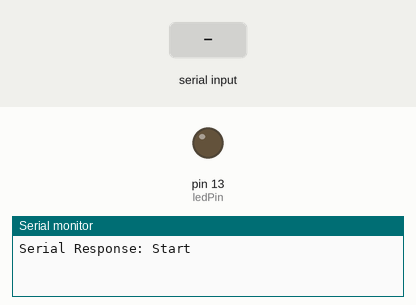
Simulated run of this sketch. Board: Arduino Uno, built with avr-gcc and run on an emulated ATmega328P. Shown: output pins drawn as LEDs (lit = HIGH), the last lines printed to the serial monitor. The inputs (shaded band) are chosen by the test bench.

Above: at 1.2 s.
1.3 s: "LSH\n" received over Serial
At 3.9 s:
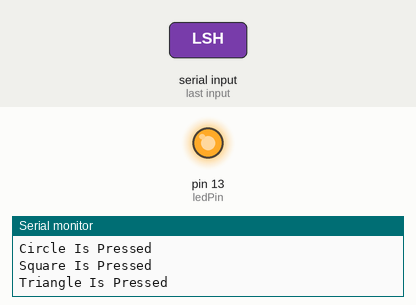
Timing chart, 0 to 5.4 s (numbered marks = the images above; inputs shaded):
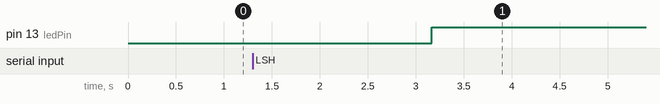

The sketch:

Arduino_keybinds.ino
```cpp
/*
 * You can Attach any controller to the GUI Application and Do whatever you would like with it
 * I made this code to Run an RC plane without the need to use Bluetooth controller + arduino
 * RC Remotes are Expensive As F$%& tho and they're kind of prohibited to buy in here so i had to make do
 * You can use this code for free, Distribution is prohibited.
 * www.Github.com/alyayman921
 * Aly Ayman Sarhan - June 2025
 */

#include "handlingClass.h"
void takeAction(double axis[6],bool button[16]);

int ledPin = 13;
double deadzone=0.2;


void setup() {
  Serial.begin(9600);
  pinMode(ledPin, OUTPUT);
  digitalWrite(ledPin, LOW);
  Serial.println("Serial Response: Start");
}

void loop() {
  if (Serial.available() > 0) {
    receivedChar = Serial.read();
    if (receivedChar != '\n') {
      receivedString += receivedChar;
    }
    else
    {
      if(receivedString.startsWith("LSH")){
      processData controller1(receivedString); // received string from Serial (python)
      takeAction(controller1.axis_value,controller1.button_bool);}
      receivedString="";
    }
    }
    //delay(1);


}

void takeAction(double axis[6],bool button[16]){
  /* ------------------------ Buttons---------------------------*/

    /*
     *  BUTTONS ARE ALWAYS IN STATE 0 UNLESS YOU'RE PRESSING IT'S 1
     *  Put Button Functions Accordingly
     *  Don't Use Delays or loops unless you know what you're doing
     *  check button bool in handlingClass.h to know the number value of each button
     */

    // X action
    if (button[0]==1){ // X pressed
      digitalWrite(13, 1);
      Serial.println("X Is Pressed");
    }
    // X release
    if (button[0]==0){
      digitalWrite(13, 0);

    // Circle action
    if (button[1]==1){ // Circle pressed
      digitalWrite(13, 1);
      Serial.println("Circle Is Pressed");
    }
    // Circle release
    if (button[1]==0){
      digitalWrite(13, 0);
    }
    // Square action
    if (button[2]==1){ // Square pressed
      digitalWrite(13, 1);
      Serial.println("Square Is Pressed");
    }
    // Square release
    if (button[2]==0){
      digitalWrite(13, 0);
    }

    // tri action
    if (button[3]==1){ // tri pressed
      digitalWrite(13, 1);
      Serial.println("Triangle Is Pressed");
    }
    // tri release
    if (button[3]==0){
      digitalWrite(13, 0);
    }

/* ------------------------ AXIS---------------------------*/
    /*
     *  Axis values are read every loop too, with their values in the array axis.value when you make an object of processData
     *  Put Button Functions Accordingly
     *  Don't Use Delays or loops unless you know what you're doing
     *  check object.axis_name to know the number value of each button, or read the handlingClass.h too
     */
    }

  if (abs(axis[0])> deadzone){
    if (axis[0]>0){
      // left stick right
      digitalWrite(13, 1);
      Serial.println("LS right");
    }else{
      //left stick to the left
      digitalWrite(13, 1);
      Serial.println("LS left");
    }
  }
  if(abs(axis[1])> deadzone){
    if (axis[1]>0){
      // left stick Up
      digitalWrite(13, 1);
      Serial.println("LS Up");
    }else{
      //left stick to the Down
      digitalWrite(13, 1);
      Serial.println("LS Down");
    }
  }

    if(abs(axis[2])> deadzone){
    if (axis[2]>0){
      digitalWrite(13, 1);
      Serial.println("RS Left");
    }else{
      //left stick to the Down
      digitalWrite(13, 1);
      Serial.println("RS Right");
    }
  }
    if(abs(axis[3])> deadzone){
    if (axis[3]>0){
      // left stick Up
      digitalWrite(13, 1);
      Serial.println("RS Up");
    }else{
      //left stick to the Down
      digitalWrite(13, 1);
      Serial.println("RS Down");
    }
  }

  }
```

handlingClass.h
```cpp
// received String looks like this "LSH:-0.02|LSV:-0.02|RSH:+0.07|RSV:+0.01|LTT:-1.00|RTT:-1.00|circle|square|triangle|dpad_up|";
#include <Arduino.h>
char receivedChar;
String receivedString;
String tempButton;
String checkButton;

class processData{
  public:
    String axis_name[6];
    String axis_value_String[6];
    double axis_value[6];
    bool button_bool[16];

    String button_map[16] = {
    "x", "circle", "square", "triangle", "share", "ps", "options", "L3",
    "R3", "LB", "RB", "dpad_up", "dpad_down", "dpad_left", "dpad_right", "touchpad"};


    processData(String Input){
        // Processing axis

    for (int i = 0; i < 60; i += 10) { // axis take first 60 characters

        for (int j = 0; j < 3; j++) { // axis name
            axis_name[i / 10] += Input[j + i];
        }

        for (int j = 0; j < 5; j++) { // axis value str
            axis_value_String[i / 10] += Input[j + i + 4];
        }

        for (int i=0;i<6;i++){
            axis_value[i]=axis_value_String[i].toDouble(); // convert to double


        }

    }

    // button processing
    String temp_button_String[16];
    for (int i=0;i<16;i++){           // no button input at the start, bool = 0
      button_bool[i]=0;
      }

      int b_index = 0; // Indexing buttons in their respective position
      for (unsigned int x=0;x<Input.length()-60;x++){

        char c=Input[x+60];
        if (c!='\n' && c!='|'){ // strip the buttons
            tempButton+=c;
        }
        else
        {
          temp_button_String[b_index]=tempButton; // next button
          b_index++;
          tempButton="";
        }
      }

      for (int x=0;x<16;x++){
        tempButton=temp_button_String[x]; // if the button is in the button_map, it will assign 1 to it's bool
        for (int y=0;y<16;y++){
            checkButton=button_map[y];
            if (tempButton==checkButton){
              button_bool[y]=true;
            }
          }
      }
    }
};
```

Measured:
- after the input at 1.3 s, pin 13 (ledPin): LOW → HIGH after 1.9 s
